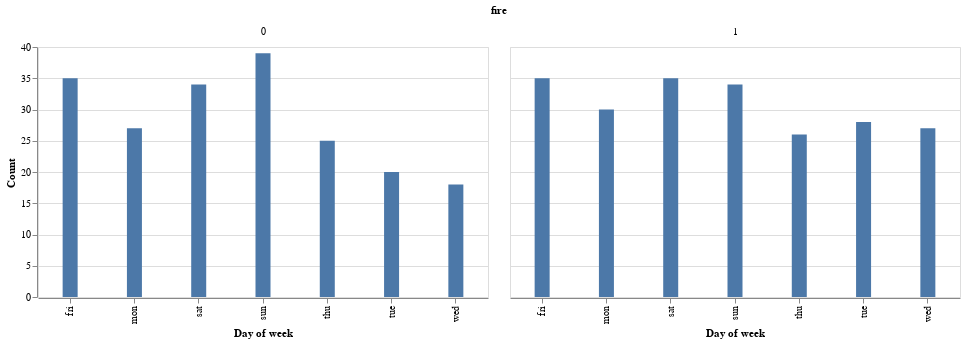

Write notebook code for a chart like this one.
### Markdown cell above
### Categorical columns

### Code cell
alt.Chart(cleaned_train_set).mark_bar(size = 15).encode(
    x = alt.X("day", 
              scale = alt.Scale(type = "sqrt"),
              title = "Day of week"),
    y = alt.Y("count()", stack=False,
              title = "Count")
).properties(
    height = 250,
    width = 450
).facet('fire')

### Figure 1 — Vega-Lite specification as saved in the notebook (floating-point values rounded to 4 significant figures; data arrays with more than 128 entries replaced by an {"elided": "..."} marker saying what was removed)
{"$schema": "https://vega.github.io/schema/vega-lite/v4.8.1.json", "config": {"view": {"continuousHeight": 300, "continuousWidth": 400}}, "data": {"name": "data-f7c9b8682e7db436d0be7431234f2181"}, "datasets": {"data-f7c9b8682e7db436d0be7431234f2181": {"elided": "413 records"}}, "facet": {"field": "fire", "type": "quantitative"}, "spec": {"encoding": {"x": {"field": "day", "scale": {"type": "sqrt"}, "title": "Day of week", "type": "nominal"}, "y": {"aggregate": "count", "stack": false, "title": "Count", "type": "quantitative"}}, "height": 250, "mark": {"size": 15, "type": "bar"}, "width": 450}}
